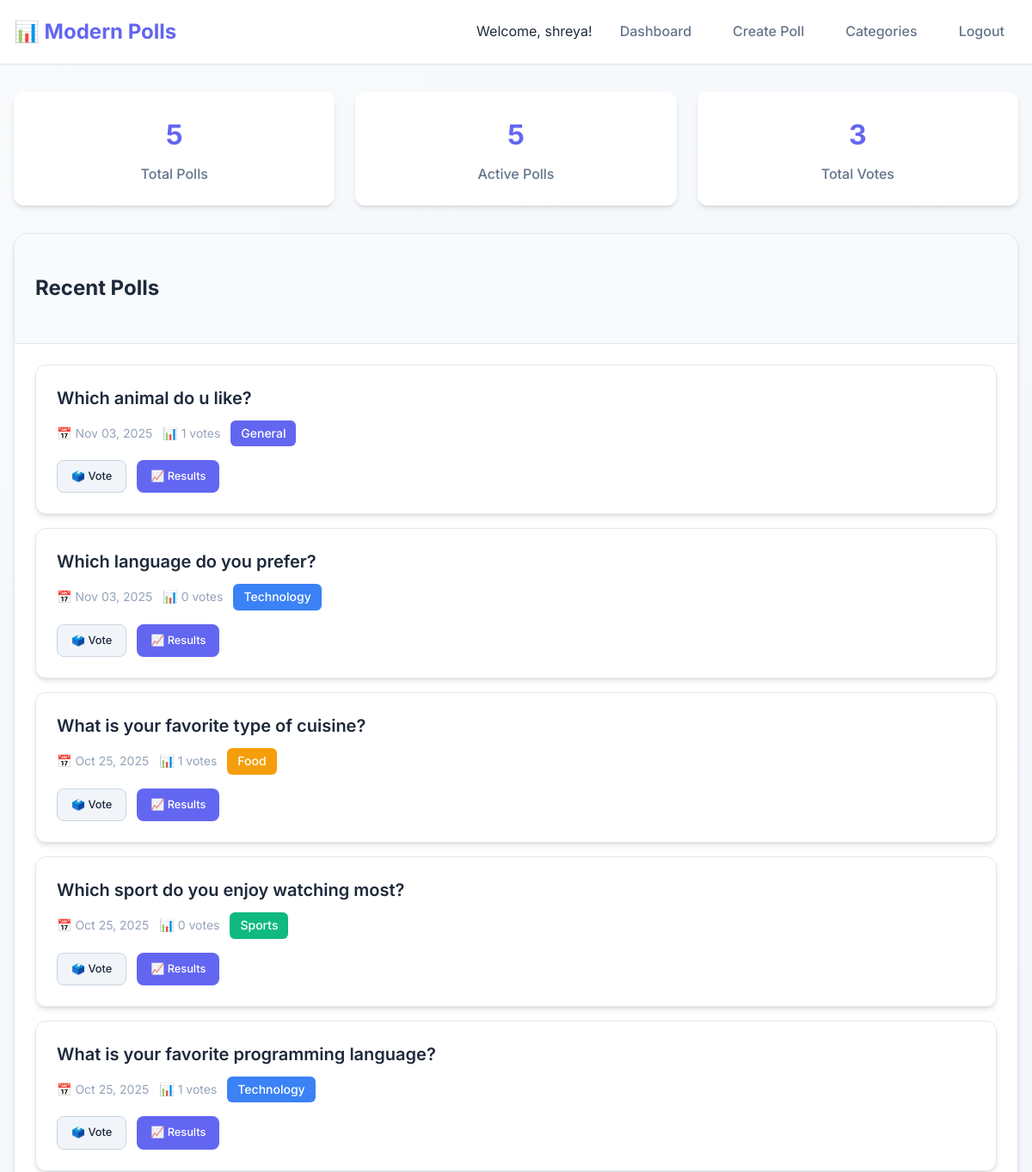
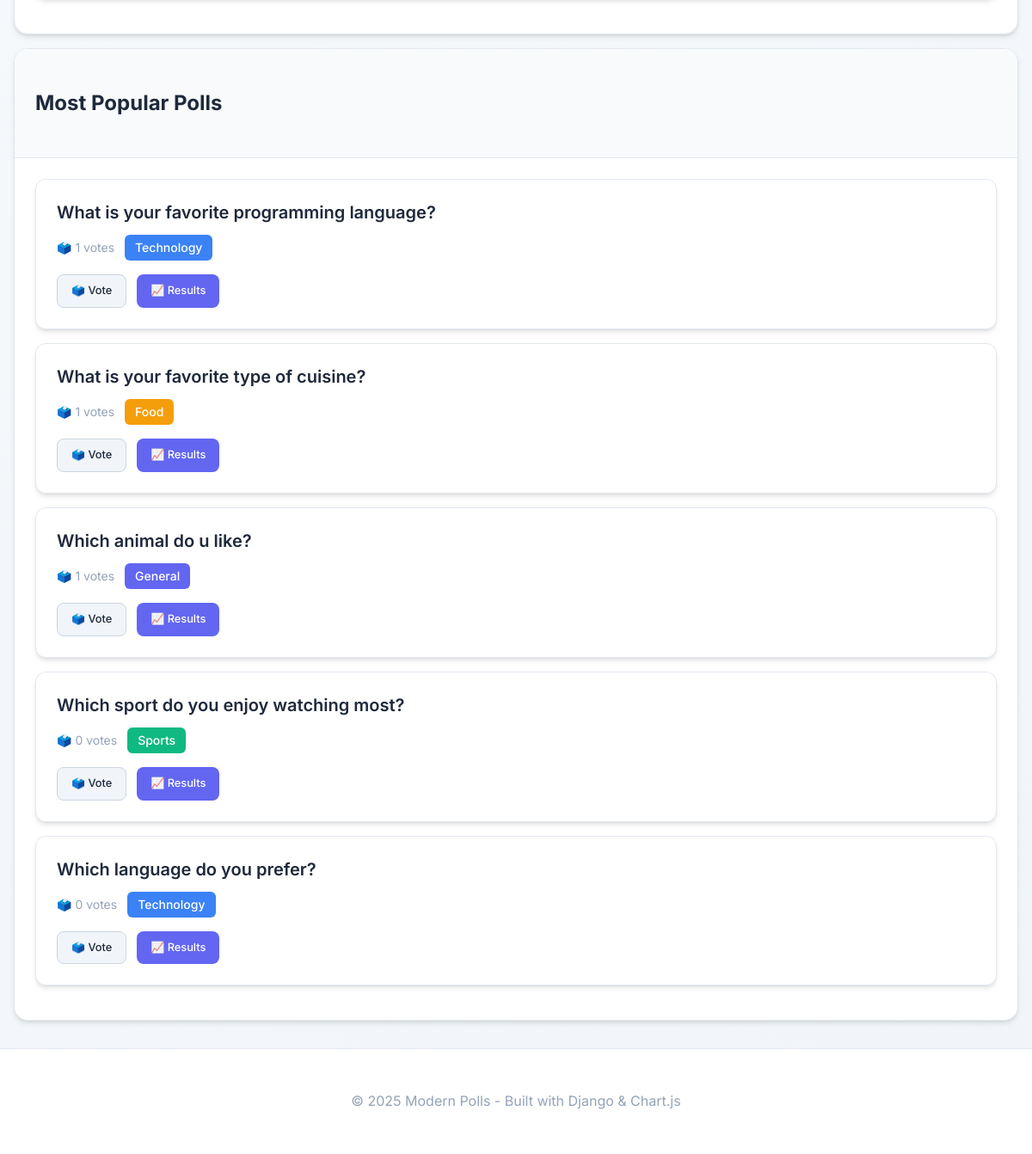
The app's page /dashboard/ (signed in) with its own data (2 pictures, top to bottom).
### pollapp/models.py (models this page shows, shortened)
class PollModel(models.Model):
    STATUS_CHOICES = [
        ('active', 'Active'),
        ('closed', 'Closed'),
        ('draft', 'Draft'),
    ]
    question = models.TextField(validators=[MinLengthValidator(10)])
    description = models.TextField(blank=True, help_text="Optional description for the poll")
    op1 = models.CharField(max_length=100)
    op2 = models.CharField(max_length=100)
    op3 = models.CharField(max_length=100)
    op1c = models.IntegerField(default=0)
    op2c = models.IntegerField(default=0)
    op3c = models.IntegerField(default=0)
    category = models.ForeignKey(Category, on_delete=models.SET_NULL, null=True, blank=True)
    created_by = models.ForeignKey(User, on_delete=models.CASCADE, related_name='created_polls')
    created_at = models.DateTimeField(auto_now_add=True)
    updated_at = models.DateTimeField(auto_now=True)
    expires_at = models.DateTimeField(null=True, blank=True)
    status = models.CharField(max_length=10, choices=STATUS_CHOICES, default='active')
    is_anonymous = models.BooleanField(default=False)
    class Meta:
        ordering = ['-created_at']
    @property
    def total_votes(self):
        return self.op1c + self.op2c + self.op3c

class Category(models.Model):
    name = models.CharField(max_length=50, unique=True)
    description = models.TextField(blank=True)
    color = models.CharField(max_length=7, default='#6366f1')  # Hex color code

### pollapp/views.py (the view)
# urls.py: path("dashboard/", dashboard, name="dashboard"),
@login_required
def dashboard(request):
    if not request.user.is_superuser:
        messages.error(request, "Access denied.")
        return redirect("home")
    total_polls = PollModel.objects.count()
    active_polls = PollModel.objects.filter(status='active').count()
    total_votes = sum(poll.total_votes for poll in PollModel.objects.all())
    recent_polls = PollModel.objects.order_by('-created_at')[:5]
    popular_polls = PollModel.objects.annotate(
        vote_count=Count('voterecord')
    ).order_by('-vote_count')[:5]
    context = {
        'total_polls': total_polls,
        'active_polls': active_polls,
        'total_votes': total_votes,
        'recent_polls': recent_polls,
        'popular_polls': popular_polls,
    }
    return render(request, "dashboard.html", context)

### pollapp/templates/dashboard.html (shortened to what this page needs)
{% extends 'base.html' %}
{% block content %}
  <div class="fade-in">
    <div class="dashboard-stats">
      <div class="stat-card">
        <div class="stat-number">{{ total_polls }}</div>
        <div class="stat-label">Total Polls</div>
      </div>
      <div class="stat-card">
        <div class="stat-number">{{ active_polls }}</div>
        <div class="stat-label">Active Polls</div>
      </div>
      <div class="stat-card">
        <div class="stat-number">{{ total_votes }}</div>
        <div class="stat-label">Total Votes</div>
      </div>
    </div>
    <div class="card mb-4">
      <div class="card-header">
        <h2 class="mb-0">Recent Polls</h2>
      </div>
      <div class="card-body">
        {% if recent_polls %}
          {% for poll in recent_polls %}
            <div class="poll-card">
              <div class="poll-question">{{ poll.question }}</div>
              <div class="poll-meta">
                <span class="poll-stats">📅 {{ poll.created_at|date:"M d, Y" }}</span>
                <span class="poll-stats">📊 {{ poll.total_votes }} votes</span>
                {% if poll.category %}
                  <span class="poll-category" style="background-color: {{ poll.category.color }}">{{ poll.category.name }}</span>
                {% endif %}
              </div>
              <div class="poll-actions">
                <a class="btn btn-secondary btn-sm" href="{% url 'view' poll.id %}">🗳️ Vote</a>
                <a class="btn btn-primary btn-sm" href="{% url 'result' poll.id %}">📈 Results</a>
              </div>
            </div>
          {% endfor %}
        {% else %}
          <p class="text-secondary">No recent polls.</p>
        {% endif %}
      </div>
    </div>
    <div class="card">
      <div class="card-header">
        <h2 class="mb-0">Most Popular Polls</h2>
      </div>
      <div class="card-body">
        {% if popular_polls %}
          {% for poll in popular_polls %}
            <div class="poll-card">
              <div class="poll-question">{{ poll.question }}</div>
              <div class="poll-meta">
                <span class="poll-stats">🗳️ {{ poll.vote_count }} votes</span>
                {% if poll.category %}
                  <span class="poll-category" style="background-color: {{ poll.category.color }}">{{ poll.category.name }}</span>
                {% endif %}
              </div>
              <div class="poll-actions">
                <a class="btn btn-secondary btn-sm" href="{% url 'view' poll.id %}">🗳️ Vote</a>
                <a class="btn btn-primary btn-sm" href="{% url 'result' poll.id %}">📈 Results</a>
              </div>
            </div>
          {% endfor %}
        {% else %}
          <p class="text-secondary">No popular polls yet.</p>
        {% endif %}
      </div>
    </div>
  </div>
{% endblock %}

### templates/base.html (shortened to what this page needs)
{% load static %}
<!DOCTYPE html>
<html lang="en">
<head>
  <link rel="stylesheet" href="{% static 'css/style.css' %}">
</head>
<body>
  <div class="site">
    <header>
      <div class="container">
        <div class="header-content">
          <a class="brand" href="{% url 'home' %}">
            📊 Modern Polls
          </a>
          <nav class="nav">
            {% if user.is_authenticated %}
              <span class="text-secondary">Welcome, {{ user.username }}!</span>
              {% if user.is_superuser %}
                <a href="{% url 'dashboard' %}">Dashboard</a>
                <a href="{% url 'create' %}">Create Poll</a>
                <a href="{% url 'create_category' %}">Categories</a>
              {% endif %}
              <a href="{% url 'ulogout' %}">Logout</a>
            {% else %}
              <a href="{% url 'ulogin' %}">Login</a>
              <a href="{% url 'usignup' %}">Sign Up</a>
            {% endif %}
          </nav>
        </div>
      </div>
    </header>
    <main>
      <div class="container">
        {% block content %}{% endblock %}
      </div>
    </main>
    <footer>
      <div class="container">
        <p>&copy; {% now "Y" %} Modern Polls - Built with Django & Chart.js</p>
      </div>
    </footer>
  </div>
</body>
</html>

### static/css/style.css (style rules this page uses)
:root { --primary: #6366f1; --primary-dark: #4f46e5; --secondary: #8b5cf6; --success: #10b981; --warning: #f59e0b; --error: #ef4444; --info: #3b82f6; --bg-primary: #ffffff; --bg-secondary: #f8fafc; --bg-tertiary: #f1f5f9; --bg-dark: #1e293b; --text-primary: #1e293b; --text-secondary: #64748b; --text-muted: #94a3b8; --border-light: #e2e8f0; --border-medium: #cbd5e1; --shadow-sm: 0 1px 2px 0 rgb(0 0 0 / 0.05); --shadow-md: 0 4px 6px -1px rgb(0 0 0 / 0.1), 0 2px 4px -2px rgb(0 0 0 / 0.1); --shadow-lg: 0 10px 15px -3px rgb(0 0 0 / 0.1), 0 4px 6px -4px rgb(0 0 0 / 0.1); --shadow-xl: 0 20px 25px -5px rgb(0 0 0 / 0.1), 0 8px 10px -6px rgb(0 0 0 / 0.1); --radius-sm: 0.375rem; --radius-md: 0.5rem; --radius-lg: 0.75rem; --radius-xl: 1rem; --transition: all 0.2s cubic-bezier(0.4, 0, 0.2, 1); }
* { box-sizing: border-box; }
body { font-family: 'Inter', -apple-system, BlinkMacSystemFont, 'Segoe UI', Roboto, sans-serif; line-height: 1.6; color: var(--text-primary); background: linear-gradient(135deg, var(--bg-secondary) 0%, var(--bg-tertiary) 100%); margin: 0; padding: 0; min-height: 100vh; }
.container { max-width: 1200px; margin: 0 auto; padding: 0 1rem; }
.site { min-height: 100vh; display: flex; flex-direction: column; }
header { background: var(--bg-primary); border-bottom: 1px solid var(--border-light); box-shadow: var(--shadow-sm); position: sticky; top: 0; z-index: 100; }
.header-content { display: flex; justify-content: space-between; align-items: center; padding: 1rem 0; }
.brand { font-size: 1.5rem; font-weight: 700; color: var(--primary); text-decoration: none; display: flex; align-items: center; gap: 0.5rem; }
.nav { display: flex; gap: 1rem; align-items: center; }
.nav a { color: var(--text-secondary); text-decoration: none; font-weight: 500; padding: 0.5rem 1rem; border-radius: var(--radius-md); transition: var(--transition); }
main { flex: 1; padding: 2rem 0; }
.card { background: var(--bg-primary); border-radius: var(--radius-xl); box-shadow: var(--shadow-md); border: 1px solid var(--border-light); overflow: hidden; transition: var(--transition); }
.card-header { padding: 1.5rem; border-bottom: 1px solid var(--border-light); background: var(--bg-secondary); }
.card-body { padding: 1.5rem; }
.poll-card { background: var(--bg-primary); border-radius: var(--radius-lg); padding: 1.5rem; box-shadow: var(--shadow-md); border: 1px solid var(--border-light); transition: var(--transition); margin-bottom: 1rem; }
.poll-question { font-size: 1.25rem; font-weight: 600; color: var(--text-primary); margin-bottom: 0.75rem; line-height: 1.4; }
.poll-meta { display: flex; flex-wrap: wrap; gap: 0.75rem; margin-bottom: 1rem; font-size: 0.875rem; }
.poll-category { background: var(--primary); color: white; padding: 0.25rem 0.75rem; border-radius: var(--radius-sm); font-weight: 500; }
.poll-stats { color: var(--text-muted); display: flex; align-items: center; gap: 0.25rem; }
.poll-actions { display: flex; gap: 0.75rem; flex-wrap: wrap; }
.btn { display: inline-flex; align-items: center; justify-content: center; gap: 0.5rem; padding: 0.75rem 1.5rem; border: none; border-radius: var(--radius-md); font-weight: 500; font-size: 0.875rem; text-decoration: none; cursor: pointer; transition: var(--transition); white-space: nowrap; }
.btn-primary { background: var(--primary); color: white; }
.btn-secondary { background: var(--bg-tertiary); color: var(--text-primary); border: 1px solid var(--border-medium); }
.btn-sm { padding: 0.5rem 1rem; font-size: 0.8rem; }
.dashboard-stats { display: grid; grid-template-columns: repeat(auto-fit, minmax(200px, 1fr)); gap: 1.5rem; margin-bottom: 2rem; }
.stat-card { background: var(--bg-primary); padding: 1.5rem; border-radius: var(--radius-lg); box-shadow: var(--shadow-md); text-align: center; }
.stat-number { font-size: 2rem; font-weight: 700; color: var(--primary); margin-bottom: 0.5rem; }
.stat-label { color: var(--text-secondary); font-weight: 500; }
footer { background: var(--bg-primary); border-top: 1px solid var(--border-light); padding: 2rem 0; text-align: center; color: var(--text-muted); margin-top: auto; }
.fade-in { animation: fadeIn 0.5s ease-out; }
.mb-4 { margin-bottom: 1rem; }

### records on screen
PollModel: question "Which animal do u like?", created_at "Nov 03, 2025", total_votes "1", category.name "General", vote_count "1"
PollModel: question "Which language do you prefer?", created_at "Nov 03, 2025", total_votes "0", category.name "Technology", vote_count "0"
PollModel: question "What is your favorite type of cuisine?", created_at "Oct 25, 2025", total_votes "1", category.name "Food", vote_count "1"
PollModel: question "Which sport do you enjoy watching most?", created_at "Oct 25, 2025", total_votes "0", category.name "Sports", vote_count "0"
PollModel: question "What is your favorite programming language?", created_at "Oct 25, 2025", total_votes "1", category.name "Technology", vote_count "1"

### other values on screen
{{ user.username }} "shreya"
{{ total_polls }} "5"
{{ active_polls }} "5"
{{ total_votes }} "3"
